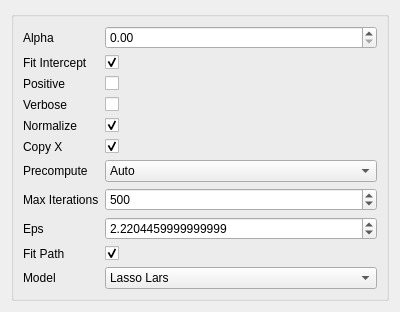
<?xml version="1.0" encoding="UTF-8"?>
<ui version="4.0">
 <class>Form</class>
 <widget class="QWidget" name="Form">
  <property name="geometry">
   <rect>
    <x>0</x>
    <y>0</y>
    <width>400</width>
    <height>300</height>
   </rect>
  </property>
  <property name="windowTitle">
   <string>Form</string>
  </property>
  <layout class="QVBoxLayout" name="verticalLayout">
   <item>
    <widget class="QGroupBox" name="formGroupBox">
     <layout class="QFormLayout" name="formLayout">
      <item row="0" column="0">
       <widget class="QLabel" name="alphaLabel">
        <property name="text">
         <string>Alpha </string>
        </property>
       </widget>
      </item>
      <item row="0" column="1">
       <widget class="QDoubleSpinBox" name="alphaDoubleSpinBox"/>
      </item>
      <item row="1" column="0">
       <widget class="QLabel" name="fitInterceptLabel">
        <property name="text">
         <string>Fit Intercept</string>
        </property>
       </widget>
      </item>
      <item row="1" column="1">
       <widget class="QCheckBox" name="fitInterceptCheckBox">
        <property name="checked">
         <bool>true</bool>
        </property>
       </widget>
      </item>
      <item row="2" column="0">
       <widget class="QLabel" name="positiveLabel">
        <property name="text">
         <string>Positive</string>
        </property>
       </widget>
      </item>
      <item row="2" column="1">
       <widget class="QCheckBox" name="positiveCheckBox"/>
      </item>
      <item row="3" column="0">
       <widget class="QLabel" name="verboseLabel">
        <property name="text">
         <string>Verbose</string>
        </property>
       </widget>
      </item>
      <item row="3" column="1">
       <widget class="QCheckBox" name="verboseCheckBox"/>
      </item>
      <item row="4" column="0">
       <widget class="QLabel" name="normalizeLabel">
        <property name="text">
         <string>Normalize</string>
        </property>
       </widget>
      </item>
      <item row="4" column="1">
       <widget class="QCheckBox" name="normalizeCheckBox">
        <property name="checked">
         <bool>true</bool>
        </property>
       </widget>
      </item>
      <item row="5" column="0">
       <widget class="QLabel" name="copyXLabel">
        <property name="text">
         <string>Copy X</string>
        </property>
       </widget>
      </item>
      <item row="5" column="1">
       <widget class="QCheckBox" name="copyXCheckBox">
        <property name="checked">
         <bool>true</bool>
        </property>
       </widget>
      </item>
      <item row="6" column="0">
       <widget class="QLabel" name="precomputeLabel">
        <property name="text">
         <string>Precompute</string>
        </property>
       </widget>
      </item>
      <item row="6" column="1">
       <widget class="QComboBox" name="precomputeComboBox">
        <item>
         <property name="text">
          <string>Auto</string>
         </property>
        </item>
        <item>
         <property name="text">
          <string>True</string>
         </property>
        </item>
        <item>
         <property name="text">
          <string>False</string>
         </property>
        </item>
        <item>
         <property name="text">
          <string>array-like</string>
         </property>
        </item>
       </widget>
      </item>
      <item row="7" column="0">
       <widget class="QLabel" name="maxIterationsLabel">
        <property name="text">
         <string>Max Iterations</string>
        </property>
       </widget>
      </item>
      <item row="7" column="1">
       <widget class="QSpinBox" name="maxIterationsSpinBox">
        <property name="maximum">
         <number>9999999</number>
        </property>
        <property name="value">
         <number>500</number>
        </property>
       </widget>
      </item>
      <item row="8" column="0">
       <widget class="QLabel" name="epsLabel">
        <property name="text">
         <string>Eps</string>
        </property>
       </widget>
      </item>
      <item row="8" column="1">
       <widget class="QDoubleSpinBox" name="epsDoubleSpinBox">
        <property name="decimals">
         <number>16</number>
        </property>
        <property name="value">
         <double>2.220446000000000</double>
        </property>
       </widget>
      </item>
      <item row="9" column="0">
       <widget class="QLabel" name="fitPathLabel">
        <property name="text">
         <string>Fit Path</string>
        </property>
       </widget>
      </item>
      <item row="9" column="1">
       <widget class="QCheckBox" name="fitPathCheckBox">
        <property name="checked">
         <bool>true</bool>
        </property>
       </widget>
      </item>
      <item row="10" column="0">
       <widget class="QLabel" name="modelLabel">
        <property name="text">
         <string>Model</string>
        </property>
       </widget>
      </item>
      <item row="10" column="1">
       <widget class="QComboBox" name="modelComboBox">
        <item>
         <property name="text">
          <string>Lasso Lars</string>
         </property>
        </item>
        <item>
         <property name="text">
          <string>Cross Validated Lasso Lars</string>
         </property>
        </item>
        <item>
         <property name="text">
          <string>Information Criterion Lasso Lars</string>
         </property>
        </item>
       </widget>
      </item>
     </layout>
    </widget>
   </item>
  </layout>
 </widget>
 <resources/>
 <connections/>
</ui>
